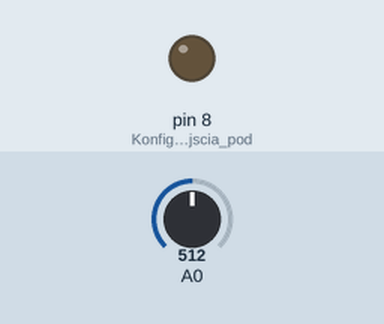
This sketch was run on a simulated Arduino Uno, built with avr-gcc and run on an emulated ATmega328P. Parts: output pins drawn as LEDs (lit = HIGH). The inputs (shaded band) are chosen by the test bench; at power-on: A0 = 512.

Above: at 1.2 s.
1.3 s: A0 set to 55
2.8 s: A0 set to 45
At 4.0 s:
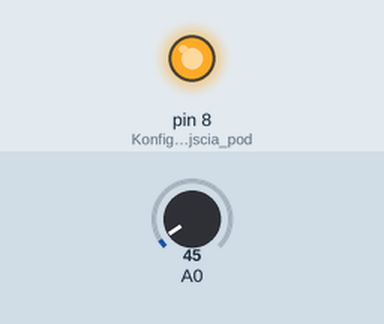
4.3 s: A0 set to 122
At 5.5 s:
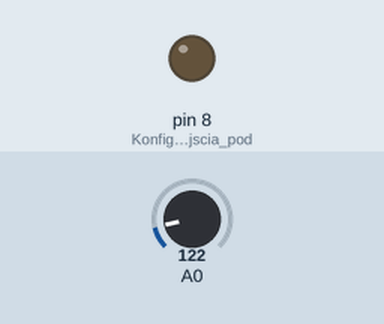
5.8 s: A0 set to 40
At 6.7 s:
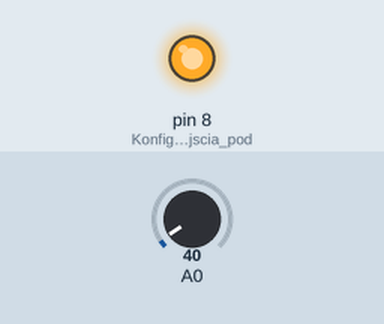
Timing chart, 0 to 8.3 s (numbered marks = the images above; inputs shaded):
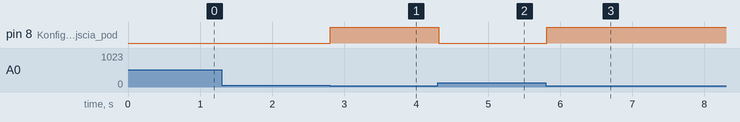

Measured:
- the behaviour switches between 50 and 49 on A0 (found by bisection; images 0 and 1)
- after the input at 1.3 s, every drawn part: stays the same
- after the input at 2.8 s, pin 8 (Konfiguracja_wyjscia_pod): LOW → HIGH at once
- after the input at 4.3 s, pin 8 (Konfiguracja_wyjscia_pod): HIGH → LOW at once
- after the input at 5.8 s, pin 8 (Konfiguracja_wyjscia_pod): LOW → HIGH at once

The sketch:

Autodiodanafotorezystor.ino
```cpp
int odczyt = 0; //zmienna pod wartosc odczytu ADC

void setup()
{
  // put your setup code here, to run once:
  pinMode(8, OUTPUT); //Konfiguracja wyjscia pod diode
}

void loop()
{
  // put your main code here, to run repeatedly:
  odczyt = analogRead(A0);  //Odczyt wartosci z fotorezystora
  if (odczyt<50)
  {
    digitalWrite(8, HIGH); //Jesli jest ciemno wlacz diode
  }else
  {
    digitalWrite(8, LOW);   //Jesli jest jasno wylacz
  }
  delay(50);
}
```
